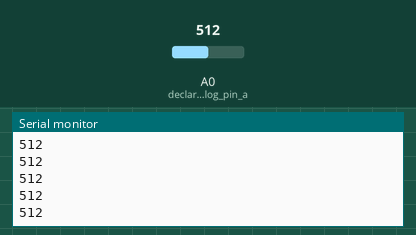
Bench run of a sketch on a simulated Arduino Uno, built with avr-gcc and run on an emulated ATmega328P. On the bench: the last lines printed to the serial monitor. Inputs (shaded band) come from the test bench; at power-on: A0 (declares_the_analog_pin_a) = 512.

Above: at 1.2 s.
1.3 s: A0 (declares_the_analog_pin_a) set to 716
At 2.4 s:
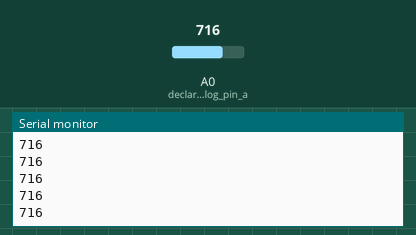
2.8 s: A0 (declares_the_analog_pin_a) set to 900
At 3.6 s:
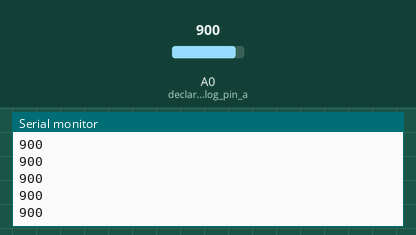
Timing chart, 0 to 5.8 s (numbered marks = the images above; inputs shaded):
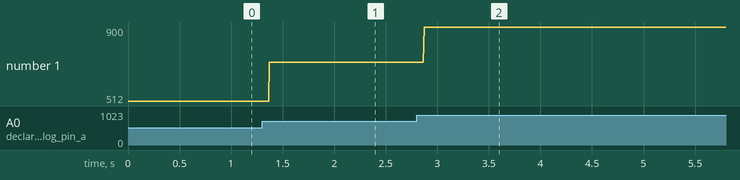

Measured:
- after the input at 1.3 s, the serial monitor: prints a new line after 0.07 s (image 1)
- after the input at 2.8 s, the serial monitor: prints a new line after 0.07 s (image 2)
- plotted number 1: 512 → 716 after the input at 1.3 s, 716 → 900 after the input at 2.8 s

The sketch:

simpleAnalogTest.ino
```cpp
/******************************************************************************************
*  simpleAnalogTest
*
*  This program reads the value from the analog pin AO and displays the value on
*  the serial terminal.
*
*   Setup with potentiometer:
*     Connect the outer leads of a potentiometer (variable resistor) to power and ground.
*     Connect the middle lead to A0.
*
*   Setup with photoresistor:
*     Connect one lead of the photoresistor (light depedent resistor) to power. Connect the
*     other lead of the photoresistor to A0 as well one lead of a fixed resistor. Connect the
*     other lead of the fixed resistor to ground.
*
*     Note if using a standard photoresistor:
*       Any fixed resistor above 10 ohms will work if powered with 5 volts.
*       Any fixed resistor above 20 ohms will work if powered with 3.3 volts.
*       A resistor around 1000 ohms will work well for both cases.
*       Do not go too large, stay below 50k ohms to be safe.
*
*    This example code is property of Blue Stamp Engineering, LLC.
*
*    Written by Tamir Amitai 6/23/2017
*
*******************************************************************************************/
int analogIn; //creates a variable to store your analog input value

void setup() {

  pinMode(A0, INPUT); //declares the analog pin as an input
  Serial.begin(9600); //opens the serial terminal

}

void loop() {

  analogIn = analogRead(A0);  //reads the analog input
  Serial.println(analogIn);   //displays the value on the serial monitor

}
```
